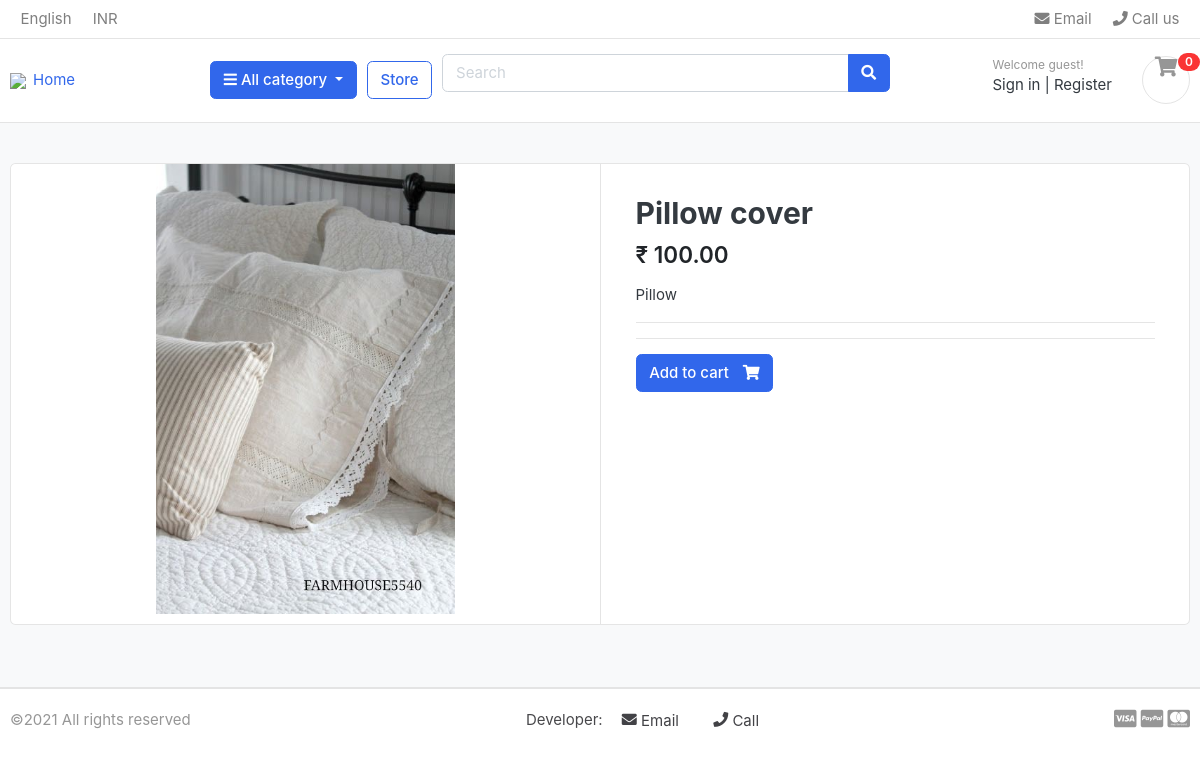
Screenshot of /shop/category/home-and-living/pillow-cover/ with the database file from the repository.
### shop/models.py (models this page shows, shortened)
class Product(models.Model):
    items = models.CharField(max_length=120)
    slug = models.SlugField (verbose_name = "slug",allow_unicode = True,unique=True,blank = True,null = True)
    price = models.DecimalField(max_digits=10,decimal_places=2)
    discounted_price = models.DecimalField(max_digits=10,decimal_places=2)
    description = models.TextField()
    image = models.ImageField(max_length=300,upload_to="product_images")
    stock = models.IntegerField(default=0)
    is_available = models.BooleanField(default=True)
    category = models.ForeignKey(Category, on_delete=models.CASCADE)
    created_date = models.DateTimeField(auto_now=True)
    modified_date = models.DateTimeField(auto_now=True)

### shop/views.py (the view)
# urls.py: path("category/<slug:category_slug>/<slug:product_slug>/",views.product_detail,name="product_detail"),
def product_detail(request, category_slug, product_slug):
    try:
        single_product = Product.objects.get(category__slug = category_slug, slug = product_slug)
    except Exception as e:
        raise e
    context = {'single_product' : single_product,}
    return render(request, 'shop/product_detail.html',context)

### all_category/context_processors.py (called while the page is built)
def menu_links(request):
    links = Category.objects.all()
    return dict(links = links)

### all_category/models.py (called while the page is built)
    def get_url(self):
        return reverse('products_by_category',args = [self.slug])

### shop/templates/shop/product_detail.html
{% extends 'base.html' %} {% load static %} {% block content %}
<section class="section-content padding-y bg">
  <div class="container">
    <div class="card">
      <div class="row no-gutters">
        <aside class="col-md-6">
          <article class="gallery-wrap">
            <div class="img-big-wrap">
              <a href="#"><img src='{{ single_product.image.url }}' /></a>
            </div>
          </article>
        </aside>
        <main class="col-md-6 border-left">
          <article class="content-body">
            <h2 class="title">{{ single_product.items}}</h2>
            <div class="mb-3">
              <var class="price h4">&#8377 {{single_product.discounted_price}}</var>
            </div>
            <p>
              {{single_product.description}}
            </p>
            <hr />
            <hr />
            <a href="{%url 'cart'%}" class="btn btn-primary">
              <span class="text">Add to cart</span>
              <i class="fas fa-shopping-cart"></i>
            </a>
          </article>
        </main>
      </div>
    </div>
    <br />
  </div>
</section>
{% endblock %}

### shop/static/css/ui.css (style rules this page uses)
html { font-family: "Inter", sans-serif; font-size: 15px; }
.content-body { flex: 1 1 auto; padding: 2rem 2.3rem; }
.padding-y { padding-top: 40px; padding-bottom: 40px; }
var { font-style: normal; }
article:after, .form-group:after { display: block; clear: both; content: ""; }
.bg { background-color: #f8f9fa; }
.btn .text + i { margin-left: 10px; }
.price { font-weight: 600; color: #212529; }
.gallery-wrap .img-big-wrap { margin-bottom: 10px; border-radius: 0.37rem; overflow: hidden; background-color: #fff; }
.gallery-wrap .img-big-wrap a { text-align: center; display: block; }
.gallery-wrap .img-big-wrap img { height: 450px; width: auto; display: inline-block; }

### rows the page displays
Product: image (picture), items "Pillow cover", discounted_price "100.00", description "Pillow"
